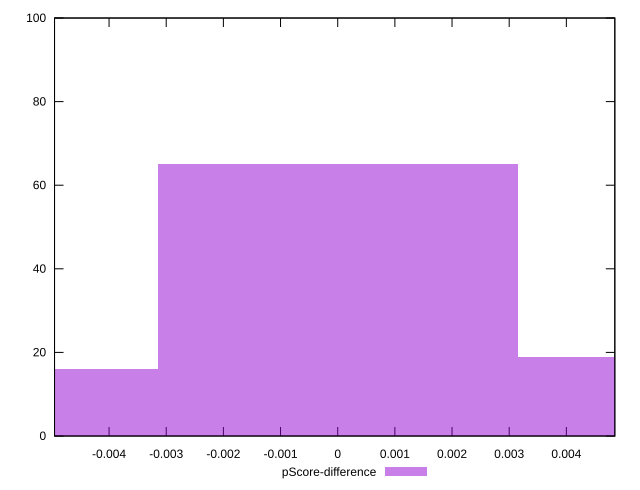

Reproduce this figure in gnuplot.
reset

$pScoreDifference <<EOF
0 65
0.006302002457194982 19
-0.006302002457194982 16
EOF

set key outside below
set boxwidth 0.006302002457194982
set xrange [-0.004954001432367128:0.004847951687460994]
set yrange [0:100]
set trange [0:100]
set style fill transparent solid 0.5 noborder
set terminal svg size 640, 490 enhanced background rgb 'white'
set output "report_00015_2021-02-09T16-11-33.973Z/first-meaningful-paint/samples/pages+cached+noadtech+nomedia/pScore-difference/histogram.svg"

plot $pScoreDifference title "pScore-difference" with boxes

reset
